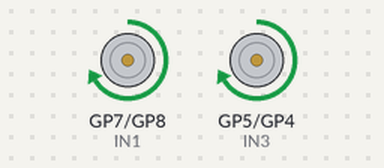
The sketch below on a simulated Raspberry Pi Pico. On the bench: motor-driver pin pairs drawn as motors (green arrow = first pin HIGH = forward, orange = second pin HIGH = backward, longer = more drive, scaled by the enable pin).

Above: at 1.0 s.
At 5.5 s:
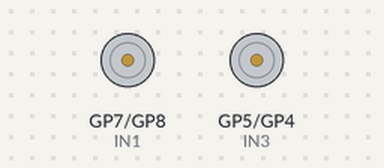
Timing chart, 0 to 6.9 s (numbered marks = the images above):
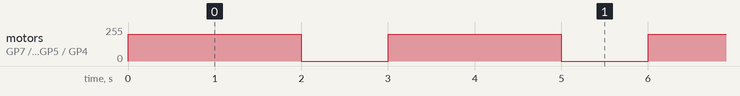

Measured:
- by itself, motor on GP7 (IN1) / GP8 (IN2), motor on GP5 (IN3) / GP4 (IN4): alternates forward 200/255 for 2.0 s and stopped for 1.0 s

The sketch:

l298n_dc_motor.ino
```cpp
// snippet: l298n_dc_motor
// tags: motor, l298n, dc, driver, pwm, h-bridge, speed, direction
// boards: avr, esp32, megaavr, nano33iot, romi32u4, rp2040
// library: none (raw GPIO)
// description: Control two DC motors with L298N using raw digitalWrite and analogWrite
// prompts: L298N motor driver, DC motor control, H-bridge motor, forward backward motor, motor speed direction, two DC motors, motor PWM speed

// Motor A: IN1=7, IN2=8, ENA=9 (PWM)
// Motor B: IN3=5, IN4=4, ENB=6 (PWM)
const int IN1 = 7, IN2 = 8, ENA = 9;
const int IN3 = 5, IN4 = 4, ENB = 6;

void motorA(int speed) {
  // speed: -255 to 255
  if (speed > 0) {
    digitalWrite(IN1, HIGH); digitalWrite(IN2, LOW);
    analogWrite(ENA, speed);
  } else if (speed < 0) {
    digitalWrite(IN1, LOW); digitalWrite(IN2, HIGH);
    analogWrite(ENA, -speed);
  } else {
    digitalWrite(IN1, LOW); digitalWrite(IN2, LOW);
    analogWrite(ENA, 0);
  }
}

void motorB(int speed) {
  if (speed > 0) {
    digitalWrite(IN3, HIGH); digitalWrite(IN4, LOW);
    analogWrite(ENB, speed);
  } else if (speed < 0) {
    digitalWrite(IN3, LOW); digitalWrite(IN4, HIGH);
    analogWrite(ENB, -speed);
  } else {
    digitalWrite(IN3, LOW); digitalWrite(IN4, LOW);
    analogWrite(ENB, 0);
  }
}

void setup() {
  pinMode(IN1, OUTPUT); pinMode(IN2, OUTPUT); pinMode(ENA, OUTPUT);
  pinMode(IN3, OUTPUT); pinMode(IN4, OUTPUT); pinMode(ENB, OUTPUT);
}

void loop() {
  motorA(200);
  motorB(200);
  delay(2000);
  motorA(0);
  motorB(0);
  delay(1000);
}
```
